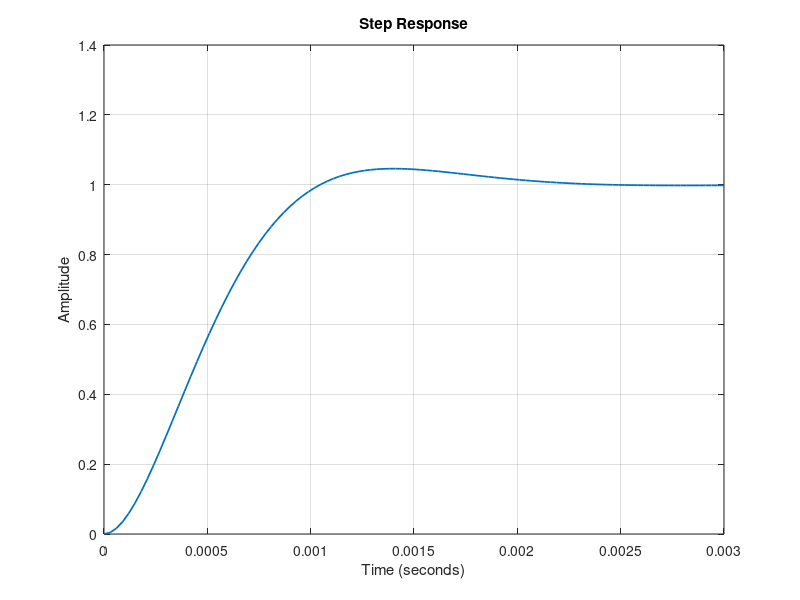

The MATLAB script that drew this image: (Note: this script raises an error after producing the figure.)
w_n = 500 * 2*pi; % rad/s
damp = 0.7;

sys = tf(w_n^2, [1 2*damp*w_n, w_n^2]);

%% Step response
[y, t] = step(sys);

figure;
plot(t, y, 'LineWidth',1.25);
title("Step Response");
xlim([t(1) t(end)]);
xlabel("Time (seconds)");
ylabel("Amplitude");
grid;

info = stepinfo(y, t, 1.0);
fprintf("Rise Time: %g s.\n", info.RiseTime);
fprintf("Settling Time: %g s.\n", info.SettlingTime);
fprintf("Overshoot: %g %c.\n", info.Overshoot, "%");

%% Bode plot
bode(sys);